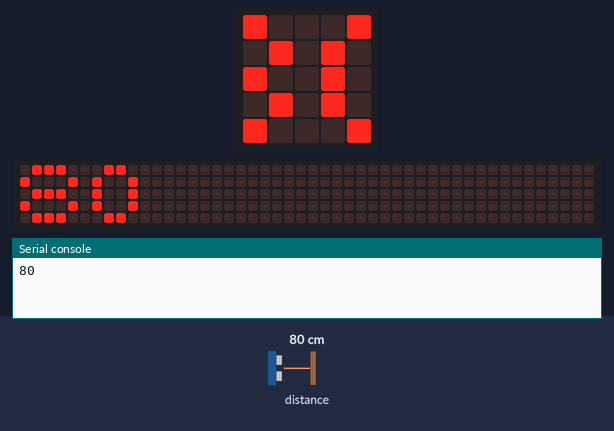
The program below on a simulated BBC micro:bit (MakeCode). On the bench: the board's 5×5 LED display, a strip that is not on the board, showing the scrolling text unrolled, the last lines printed to the serial console. Inputs (shaded band) come from the test bench; at power-on: distance to the obstacle 80 cm. The 48×5 strip is a reading aid, not a part: it shows the text the display is scrolling, unrolled, one strip-width of it at a time.

Above: at 1.28 s.
1.3 s: distance to the obstacle set to 2 cm
At 3.5 s:
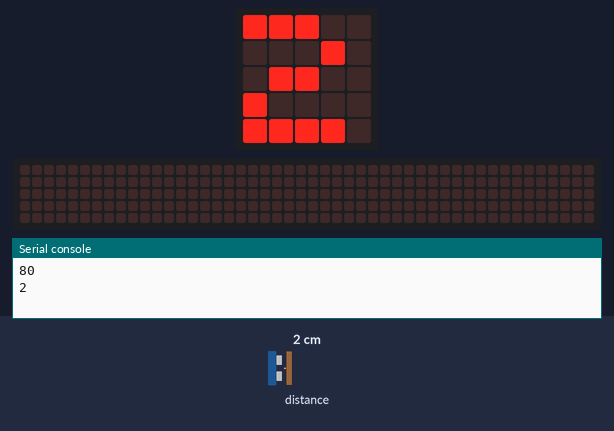
5.4 s: distance to the obstacle set to 18 cm
At 5.55 s:
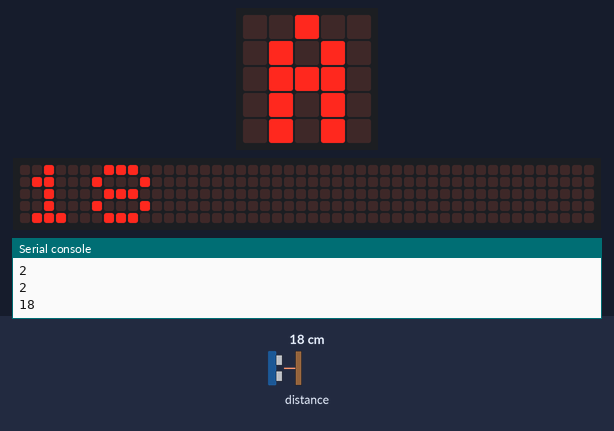
9.5 s: distance to the obstacle set to 4 cm
At 12.3 s:
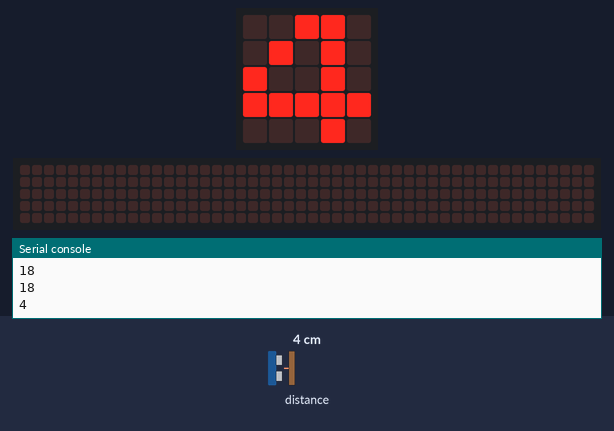
Timing chart, 0 to 13.8 s (numbered marks = the images above; inputs shaded):
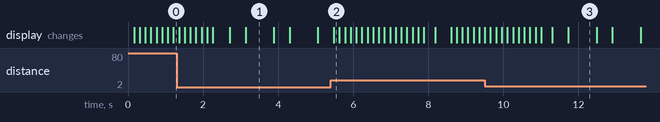

Measured:
- after the input at 1.3 s, the display: first differs from a run without the input after 1.8 s (image 1)
- after the input at 5.4 s, the display: changes after 0.08 s (image 2)
- after the input at 9.5 s, the display: first differs from a run without the input after 2.2 s (image 3)
- what the display in image 1 shows lasts 0.8 s, from 3.1 s to 3.9 s

The program:

main.ts
```typescript
basic.forever(function () {
    serial.writeLine("" + (sonar.ping(
    DigitalPin.P1,
    DigitalPin.P2,
    PingUnit.Centimeters
    )))
    basic.showNumber(sonar.ping(
    DigitalPin.P1,
    DigitalPin.P2,
    PingUnit.Centimeters
    ))
    if (sonar.ping(
    DigitalPin.P1,
    DigitalPin.P2,
    PingUnit.Centimeters
    ) > 1) {
        basic.showLeds(`
            . . # . .
            . # . # .
            . # # # .
            . # . # .
            . # . # .
            `)
    } else {
        basic.showLeds(`
            # # # . .
            # . . # .
            # # # . .
            # . . # .
            # # # . .
            `)
    }
})
```

test.ts
```typescript
// 在這裡測試；當此封包作為擴充功能時，將不會編譯此內容。
```
